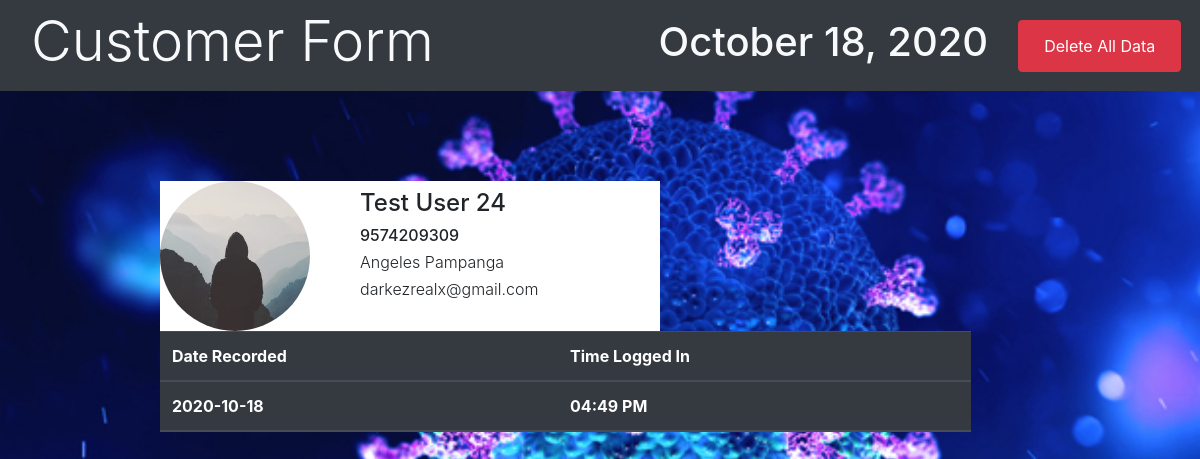
The app's page /customer/9574209309 with its own data.
### Website/models.py (models this page shows, shortened)
class User(db.Model):
    id = db.Column(db.Integer, unique=True, primary_key=True, autoincrement=True)
    first = db.Column(db.String(120), unique=False, nullable=False)
    last = db.Column(db.String(120), unique=False, nullable=False)
    age = db.Column(db.Integer, nullable=False)
    address = db.Column(db.String(120), unique=False, nullable=False)
    email = db.Column(db.String(60), unique=True, nullable=False)
    phone = db.Column(db.Integer, unique=True, nullable=False)
    image_file = db.Column(db.String(20), nullable=False, default="default.jpg")
    time_check = db.Column(db.DateTime, nullable=False, default=datetime.now)
    data = db.relationship("DataRegistered", backref="author", lazy=True)

class DataRegistered(db.Model):
    id = db.Column(db.Integer, unique=True, primary_key=True, autoincrement=True)
    date_recorded = db.Column(db.DateTime, nullable=False, default=datetime.now)
    user_id = db.Column(db.Integer, db.ForeignKey("user.id"), nullable=False)

### Website/routes.py (the view)
@app.route("/customer/<int:phone>")
def customer(phone):
    user = User.query.filter_by(phone=phone).first()
    user_check = user.data
    image_file = url_for("static", filename="profile_pics/" + user.image_file)
    return render_template(
        "customer.html",
        user=user,
        date=date_now,
        image_file=image_file,
        user_check=user_check,
    )

### Website/templates/customer.html (shortened to what this page needs)
{%extends 'layout.html'%}
{%block content%}
<div class="account-wrapper">
    <div class="media user-acct">
        <img class="rounded-circle img-circ" src="{{image_file}}">
        <div class="media-body">
            <h4>{{user.first}} {{user.last}} {{user.age}}</h4>
            <h6>{{user.phone}}</h6>
            <h6 class="font-weight-light">{{user.address}}</h6>
            <h6 class="font-weight-light">{{user.email}}</h6>
        </div>
    </div>
    <table class="table table-dark">
        <thead>
            <tr>
                <th scope="col">Date Recorded</th>
                <th scope="col">Time Logged In</th>
            </tr>
            {%for user in user_check%}
            <tr>
                <th scope="col">{{user.date_recorded.strftime('%Y-%m-%d')}}</th>
                <th scope="col">{{user.date_recorded.strftime('%I:%M %p')}}</th>
            </tr>
            {%endfor%}
        </thead>
    </table>
</div>
{%endblock%}

### Website/static/style.css (style rules this page uses)
body { background-image: url(Covid-19.jpg); background-size: cover; background-attachment: fixed; position: relative; }
.user-acct { background-color: white; width: 500px; }
.img-circ { height: 150px; margin-right: 50px; }

### records on screen
User: first "Test", last "User", age "24", phone "9574209309", address "Angeles Pampanga", email "darkezrealx@gmail.com"
DataRegistered: date_recorded "2020-10-18", date_recorded "04:49 PM"

### other values on screen
{{ date.strftime('%B %d, %Y') }} "October 18, 2020"
